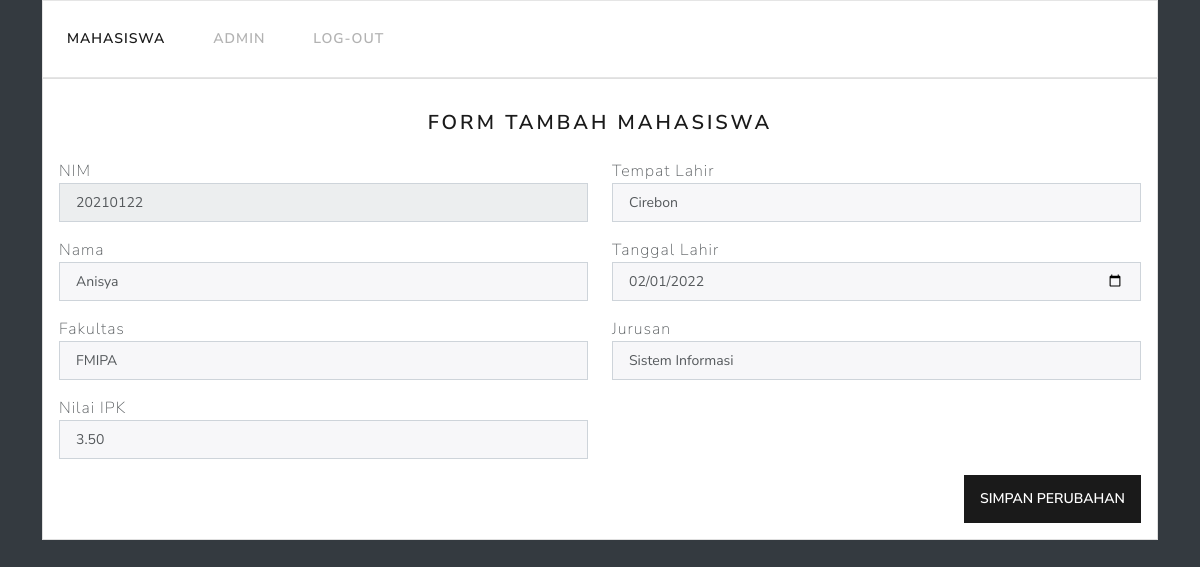
The app's page /pertemuan-13-14-crud/edit_mahasiswa.php?nim=20210122 (signed in) with its own data.
### tables this page shows
CREATE TABLE `mahasiswa` (
  `nim` char(8) NOT NULL,
  `nama` varchar(100) DEFAULT NULL,
  `tempat_lahir` varchar(50) DEFAULT NULL,
  `tanggal_lahir` date DEFAULT NULL,
  `fakultas` varchar(50) DEFAULT NULL,
  `jurusan` varchar(50) DEFAULT NULL,
  `ipk` decimal(3,2) DEFAULT NULL,
  `foto` varchar(255) NOT NULL
);

### pertemuan-13-14-crud/edit_mahasiswa.php (the view, shortened to what this page needs)
<?php
include("./connection.php");
if (isset($_POST['submit'])) {
    $nim            = htmlentities(strip_tags(trim($_POST['nim'])));
    $nama           = htmlentities(strip_tags(trim($_POST['nama'])));
    $tempat_lahir   = htmlentities(strip_tags(trim($_POST['tempat_lahir'])));
    $tanggal_lahir  = htmlentities(strip_tags(trim($_POST['tanggal_lahir'])));
    $fakultas       = htmlentities(strip_tags(trim($_POST['fakultas'])));
    $jurusan        = htmlentities(strip_tags(trim($_POST['jurusan'])));
    $ipk            = htmlentities(strip_tags(trim($_POST['ipk'])));
    var_dump($_POST);
    $pesan_error = "";
    if (empty($nama)) {
        $pesan_error .= "Nama harus diisi! <br>";
    }
    if (empty($tempat_lahir)) {
        $pesan_error .= "Tempat lahir harus diisi! <br>";
    }
    if (empty($tanggal_lahir)) {
        $pesan_error .= "Tanggal lahir harus diisi! <br>";
    }
    if (empty($jurusan)) {
        $pesan_error .= "jurusan harus diisi! <br>";
    }
    if (empty($ipk)) {
        $pesan_error .= "IPK harus diisi! <br>";
    }
    if (!is_numeric($ipk) or $ipk <= 0) {
        $pesan_error .= "IPK harus bernilai angka dan tidak negatif! <br>";
    }
    if ($pesan_error === "") {
        $nim            = mysqli_real_escape_string($link, $nim);
        $nama           = mysqli_real_escape_string($link, $nama);
        $tempat_lahir   = mysqli_real_escape_string($link, $tempat_lahir);
        $tanggal_lahir  = mysqli_real_escape_string($link, $tanggal_lahir);
        $fakultas       = mysqli_real_escape_string($link, $fakultas);
        $jurusan        = mysqli_real_escape_string($link, $jurusan);
        $ipk            = (float) mysqli_real_escape_string($link, $ipk);
        $query = "UPDATE mahasiswa SET ";
        $query .= "nama='$nama', tempat_lahir='$tempat_lahir', tanggal_lahir='$tanggal_lahir', ";
        $query .= "fakultas='$fakultas', tempat_lahir='$tempat_lahir', jurusan='$jurusan', ipk='$ipk' WHERE nim='$nim' ";
        $result = mysqli_query($link, $query);
        if ($result) {
            $pesan = "Data mahasiswa dengan nama $nama telah berhasil diperbarui!";
            $pesan = urlencode($pesan);
            header("location:tampil_mahasiswa.php?msg=$pesan");
        } else {
            $pesan = "Data mahasiswa dengan nama $nama tidak berhasil diperbarui!";
            $pesan = urlencode($pesan);
            header("location:tampil_mahasiswa.php?msg=$pesan");
        }
    }
} else {
    $nim = htmlentities(strip_tags(trim($_GET['nim'])));
    $nim = mysqli_real_escape_string($link, $nim);
    $result = mysqli_query($link, "SELECT * FROM mahasiswa WHERE nim='$nim'");
    $data = mysqli_fetch_assoc($result);
    $nim            = $data['nim'];
    $nama           = $data['nama'];
    $tempat_lahir   = $data['tempat_lahir'];
    $tanggal_lahir  = $data['tanggal_lahir'];
    $fakultas       = $data['fakultas'];
    $jurusan        = $data['jurusan'];
    $ipk            = $data['ipk'];
}
?>
<!DOCTYPE html>
<html lang="id">
<head>
    <link rel="stylesheet" href="bootstrap.css">
</head>
<body class="bg-dark">
    <div class="container">
        <nav class="navbar navbar-expand navbar-light bg-light p-3">
            <div class="nav navbar-nav">
                <a class="nav-item nav-link active" href="./tampil_mahasiswa.php">Mahasiswa</a>
                <a class="nav-item nav-link" href="./tampil_admin.php">Admin</a>
                <a class="nav-item nav-link" href="./logout.php">Log-Out</a>
            </div>
        </nav>
        <div class="card mb-5">
            <div class="card-body">
                <div class="row">
                    <div class="col-12">
                        <h4 class="text-center mt-3 mb-4">Form Tambah Mahasiswa</h4>
                        <form action="./edit_mahasiswa.php" method="post">
                            <div class="row">
                                <div class="col-md-6">
                                    <div class="form-group mb-3">
                                        <label for="nim">NIM</label>
                                        <input type="text" name="nim" id="nim" class="form-control form-control-sm border-1 " placeholder="Contoh : 20210120001" value="<?= $nim; ?>" readonly>
                                    </div>
                                    <div class="form-group mb-3">
                                        <label for="nama">Nama</label>
                                        <input type="text" name="nama" id="nama" class="form-control form-control-sm border-1 " placeholder="Masukan nama..." value="<?= $nama; ?>">
                                    </div>
                                    <div class="form-group mb-3">
                                        <label for="fakultas">Fakultas</label>
                                        <select class="form-control form-control-sm border-1 " name="fakultas" id="fakultas" required>
                                            <?php $data_fakultas = [
                                                'Kedokteran', 'FMIPA', 'Ekonomi', 'Teknik', 'Sastra', 'FASILKOM'
                                            ];
                                            foreach ($data_fakultas as $fak) {
                                            ?>
                                                <option value="<?= $fak; ?>" <?= ($fakultas === $fak) ? "selected" : ""; ?>><?= $fak; ?></option>
                                            <?php } ?>
                                        </select>
                                    </div>
                                    <div class="form-group mb-3">
                                        <label for="ipk">Nilai IPK</label>
                                        <input type="text" name="ipk" id="ipk" class="form-control form-control-sm border-1 " placeholder="Masukan IPK..." value="<?= $ipk; ?>">
                                    </div>
                                </div>
                                <div class="col-md-6">
                                    <div class="form-group mb-3">
                                        <label for="tempat_lahir">Tempat Lahir</label>
                                        <input type="text" name="tempat_lahir" id="tempat_lahir" class="form-control form-control-sm border-1 " placeholder="Masukan tempat lahir..." value="<?= $tempat_lahir; ?>">
                                    </div>
                                    <div class="form-group mb-3">
                                        <label for="tanggal_lahir">Tanggal Lahir</label>
                                        <input type="date" name="tanggal_lahir" id="tanggal_lahir" class="form-control form-control-sm border-1 " placeholder="Masukan tanggal lahir..." value="<?= $tanggal_lahir; ?>">
                                    </div>
                                    <div class="form-group mb-3">
                                        <label for="jurusan">Jurusan</label>
                                        <input type="text" name="jurusan" id="jurusan" class="form-control form-control-sm border-1 " placeholder="Masukan jurusan..." value="<?= $jurusan; ?>">
                                    </div>
                                </div>
                            </div>
                            <div class="row justify-content-end">
                                <div class="col">
                                    <button type="submit" name="submit" class="btn btn-primary px-3 float-end">Simpan Perubahan</button>
                                </div>
                            </div>
                        </form>
                    </div>
                </div>
            </div>
        </div>
    </div>
</body>
</html>

### records on screen
mahasiswa: nim "20210122", nama "Anisya", fakultas "FMIPA", ipk "3.50", tempat_lahir "Cirebon", tanggal_lahir "02/01/2022", jurusan "Sistem Informasi"
